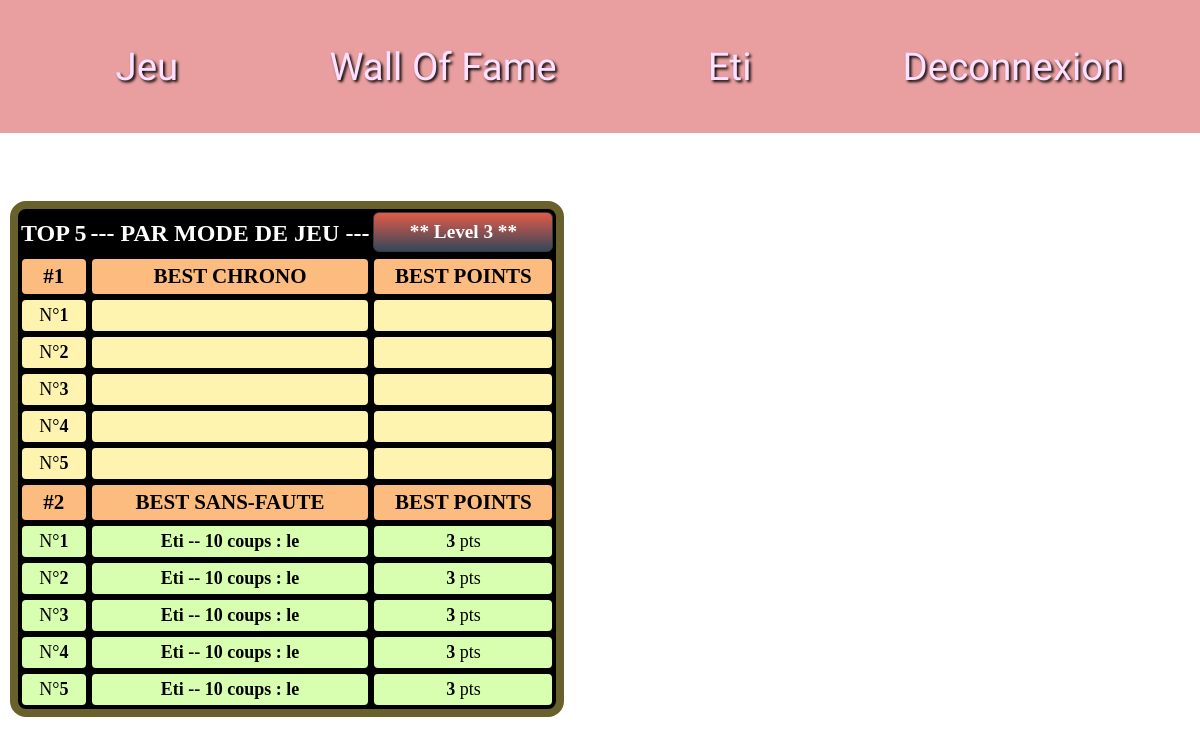
Page /profil.php?tab=1&type=time&level=3 (signed in) on the committed database.
### tables this page shows
CREATE TABLE IF NOT EXISTS `besttentative` (
  `Id` int(11) NOT NULL AUTO_INCREMENT,
  `login` varchar(25) NOT NULL,
  `nb_tentative` int(11) NOT NULL,
  `level` int(11) NOT NULL,
  `points` int(11) NOT NULL,
  `defi` varchar(25) NOT NULL,
  `id_utilisateur` int(11) NOT NULL,
  `date` datetime DEFAULT NULL,
  PRIMARY KEY (`Id`)
);

### profil.php (the view, shortened to what this page needs)
<html>
<head>
	<link rel="stylesheet" href="walloffame.css">
	<link rel="stylesheet" type="text/css" href="memo.css">
</head>
<body>
<?php
include('header.php');
if(isset($_SESSION['login'])){
?>
<main id="main-profil">
<br>
?> <table>
    <th class="col1">TOP 5</th>
    <th class="col1"> --- PAR MODE DE JEU --- </th>
    <th>
        <ul id="menu-accordeon">
            <li><a href="#">** <?php if(!isset($_GET['level'])){ echo 'Level 1';} else{echo 'Level '.$_GET['level'];} ?> **</a>
            </li>
    </th>
<?php
if(isset($_GET['tab'])){
    if($_GET['tab']=='1' and $_GET['type']=="time" and $_GET['level']==3){
        $level=3;
    }
    }
    else{
        $level=1;
    }
$connexion=mysqli_connect('localhost','root','','memory');
$requete="SELECT login,points,temps,date FROM besttime WHERE level='".$level."' and login='".$_SESSION['login']."' ORDER BY points DESC";
$query=mysqli_query($connexion,$requete);
$resultatlevel2=mysqli_fetch_all($query);
$n=1;
$k=0;
echo '<tr><td class="thead">'.'<b>#1</b>'.'</td><td class="thead">'.'BEST CHRONO'.'</td><td class="thead">'.'BEST POINTS'.'</td></tr>';
if(isset($resultatlevel2)){
while ($n<=5){
if($k==count($resultatlevel2)){
    echo '<tr><td  class="num1bis">'.'N°<b>'.$n.'</b></td><td class="num1bis">'.''.'</td><td class="num1bis">'.''.'</td></tr>';
    ++$n;
        }
    }
}
$connexion=mysqli_connect('localhost','root','','memory');
$requete1="SELECT login,points,nb_tentative,date FROM besttentative WHERE level='".$level."' and login='".$_SESSION['login']."' ORDER BY points DESC";
$query=mysqli_query($connexion,$requete1);
$resultat1=mysqli_fetch_all($query);
if(isset($resultat1)){
$n=1;
$k=0;
echo '<tr><td class="thead">'.'<b>#2</b>'.'</td><td class="thead">'.'BEST SANS-FAUTE'.'</td><td class="thead">'.'BEST POINTS'.'</td></tr>';
while ($n<=5){
while($k<count($resultat1) and $n<=5){
    echo '<tr><td  class="num1">'.'N°<b>'.$n.'</b></td><td class="num1"><b> '.ucfirst($resultat1[0][0]).' -- '.$resultat1[$k][2].' coups : le '.$resultatlevel2[$k][3].' </b></td><td class="num1"><b>'.$resultat1[$k][1].'</b> pts '.'</td></tr>';
    ++$n;
}
    }
}
?>
</table>
<?php
}
else{
    echo 'La page profil n\'est accessible que si vous êtes connecté'.'<br/>';
}
?>
</main>
</body>

### walloffame.css (style rules this page uses)
table,tr,td { border:2px black solid; border-radius: 6px; border:2px black solid; }
table { margin: 50px 10px 50px; border-radius: 1em 1em 1em 1em; border:8px rgb(105, 97, 43)solid; background-color: rgb(0, 0, 0); }
.thead { font-size:21px; font-weight: bold; background-color: rgb(253, 188, 127); }
.num1 { font-size:large; background-color: rgb(216, 255, 176); }
.num1bis { font-size:large; background-color: rgb(255, 244, 175); }
.col1 { color:white; font-size: x-large; }
td { padding: 5px 12px 5px 12px; border-radius: 6px; text-align: center; }
#menu-accordeon { padding:0; margin:0; list-style:none; text-align: center; width: 180px; }
#menu-accordeon li { background-image: linear-gradient(to bottom, rgb(226, 90, 72) 0%, rgb(52, 71, 90) 100%); border-radius: 6px; margin-bottom:2px; border:solid 1px #333A40; }
#menu-accordeon a { display:block; text-decoration: none; color: #fff; padding: 8px 0; font-family: verdana; font-size:1.2em; }

### memo.css (style rules this page uses)
body { margin: 0; }

### rows in the picture
besttentative: login "Eti", nb_tentative "10", points "3"

### other values in the picture
$_SESSION['login'] "Eti"
$_GET['level'] "3"
